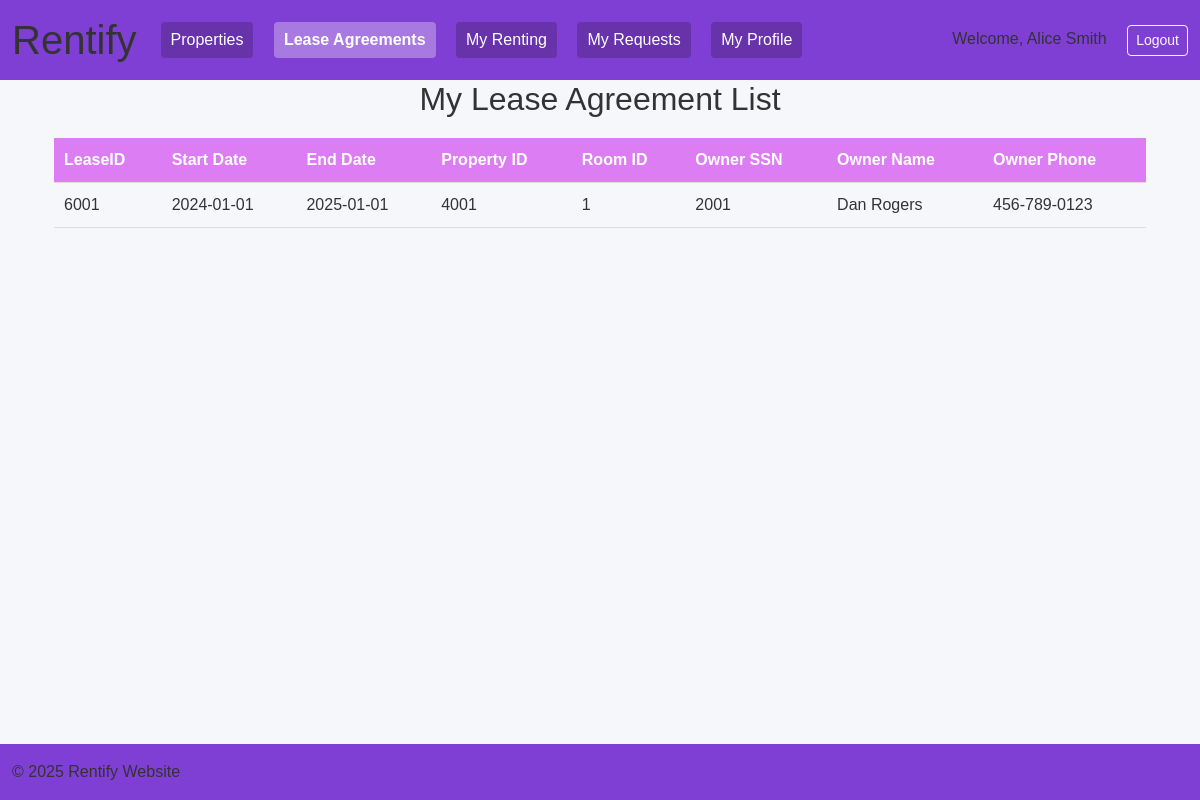
The page /lease-agreement-view (signed in) on the database its author committed.
### tables this page shows
CREATE TABLE LEASEAGREEMENT (
        LeaseID INTEGER PRIMARY KEY,
        StartDate TEXT,
        EndDate TEXT,
        PropertyID INTEGER,
        RoomID INTEGER,
        OwnerSSN INTEGER NOT NULL,
        ClientSSN INTEGER NOT NULL,
        FOREIGN KEY (PropertyID, RoomID) REFERENCES ROOM(PropertyID, RoomID)
        ON DELETE CASCADE ON UPDATE CASCADE,
        FOREIGN KEY (OwnerSSN) REFERENCES HOMEOWNER(SSN)
        ON DELETE CASCADE ON UPDATE CASCADE,
        FOREIGN KEY (ClientSSN) REFERENCES CLIENT(SSN)
        ON DELETE CASCADE ON UPDATE CASCADE
    );

CREATE TABLE PERSON (
        SSN INTEGER PRIMARY KEY,
        FirstName TEXT NOT NULL,
        LastName TEXT,
        UserName TEXT UNIQUE,
        Password TEXT,
        Phone TEXT
    );

### app.py (the view)
@app.route("/lease-agreement-view", methods=["GET"])
def leaseAgreement():
    with sqlite3.connect("Homeapp.db") as conn:
        las = conn.execute("""
            SELECT l.LeaseID, l.StartDate, l.EndDate, l.PropertyID, l.RoomID,
                   l.OwnerSSN, p2.FirstName, p2.LastName, p2.Phone,
                   l.ClientSSN, p1.FirstName, p1.LastName, p1.Phone
            FROM leaseagreement AS l
            INNER JOIN person AS p1 ON l.ClientSSN = p1.SSN
            INNER JOIN person AS p2 ON l.OwnerSSN = p2.SSN
            WHERE OwnerSSN = ?
            UNION
            SELECT l.LeaseID, l.StartDate, l.EndDate, l.PropertyID, l.RoomID,
                   l.OwnerSSN, p2.FirstName, p2.LastName, p2.Phone,
                   l.ClientSSN, p1.FirstName, p1.LastName, p1.Phone
            FROM leaseagreement AS l
            INNER JOIN person AS p1 ON l.ClientSSN = p1.SSN
            INNER JOIN person AS p2 ON l.OwnerSSN = p2.SSN
            WHERE ClientSSN = ?
        """, (session.get('ssn'), session.get('ssn'))).fetchall()
    if session.get('access') == "homeowner":
        addremoveView = True
    else:
        addremoveView = False
    return render_template("LeaseAgreementView.html", las=las, permission=addremoveView)

### templates/LeaseAgreementView.html (shortened to what this page needs)
{% extends 'base.html' %}
{% block content %}
<div class="container">
  <h2>My Lease Agreement List</h2>
  <table>
    <thead>
      <tr>
        <th>LeaseID</th>
        <th>Start Date</th>
        <th>End Date</th>
        <th>Property ID</th>
        <th>Room ID</th>
        {% if session.get('access') == 'client' %}
        <th>Owner SSN</th>
        <th>Owner Name</th>
        <th>Owner Phone</th>
        {% elif session.get('access') == 'homeowner' %}
        <th>Client SSN</th>
        <th>Client Name</th>
        <th>Client Phone</th>
        {% endif %}
      </tr>
    </thead>
    <tbody>
      {% for la in las %}
      <tr>
        <td>{{ la[0] }}</td>
        <td>{{ la[1] }}</td>
        <td>{{ la[2] }}</td>
        <td>{{ la[3] }}</td>
        <td>{{ la[4] }}</td>
        {% if session.get('access') == 'client' %}
        <td>{{ la[5] }}</td>
        <td>{{ la[6]+" "+la[7] }}</td>
        <td>{{ la[8] }}</td>
        {% elif session.get('access') == 'homeowner' %}
        <td>{{ la[9] }}</td>
        <td>{{ la[10]+" "+la[11] }}</td>
        <td>{{ la[12] }}</td>
        {% endif %}
      </tr>
      {% endfor %}
    </tbody>
  </table>
</div>
{% endblock %}

### static/css/styles.css (style rules this page uses)
body { font-family: Arial, sans-serif; background-color: #f5f7fa; color: #333; }
h2 { margin-bottom: 20px; text-align: center; }
table { width: 100%; border-collapse: collapse; }
th, td { padding: 10px; text-align: left; border-bottom: 1px solid #ddd; }
th { background-color: #dd7df3; color: white; }

### rows shown on the page
LEASEAGREEMENT: LeaseID "6001", StartDate "2024-01-01", EndDate "2025-01-01", PropertyID "4001", RoomID "1", OwnerSSN "2001", LastName "Dan Rogers", Phone "456-789-0123"

### other values the page prints
{{ session['name'] }} "Alice Smith"
